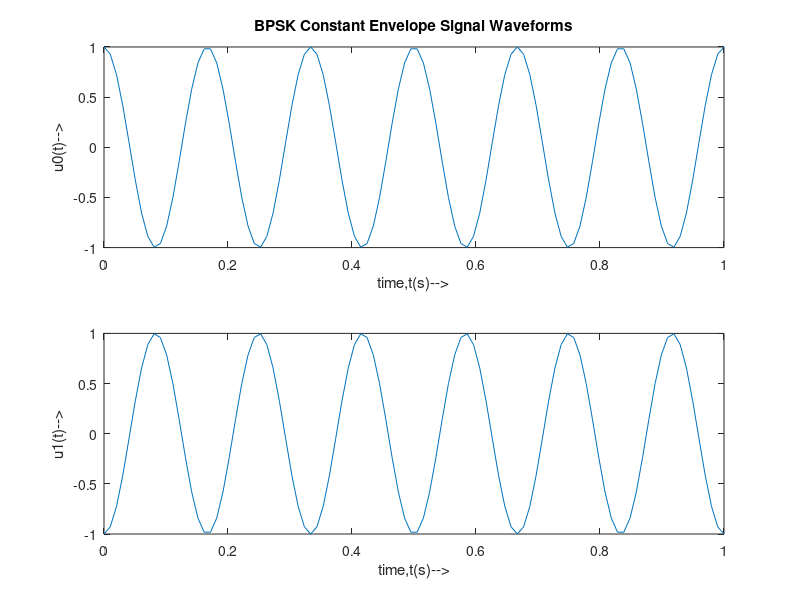

The MATLAB source for this figure: (Note: this script raises an error after producing the figure.)
echo on
T=1;
M=2;
Es=T/2;
fc=6/T;
N=100;
dT=T/(N-1);
t=0:dT:T;
Fs=1000;
u0=sqrt(2*Es/T)*cos(2*pi*fc*t);
u1=sqrt(2*Es/T)*cos(2*pi*fc*t+2*pi/M);
subplot(2,1,1);
plot(t,u0);
title('BPSK Constant Envelope Signal Waveforms');
xlabel('time,t(s)-->');
ylabel('u0(t)-->');
subplot(2,1,2);
plot(t,u1);
xlabel('time,t(s)-->');
ylabel('u1(t)-->');
figure(2);
h = spectrum.welch;
Hpsd= psd(h,u0,'Fs',Fs);
plot(Hpsd);
title('POWER SPECTRAL DENSITY USING WELCH');
xlabel('frequency,f(hz)-->');
ylabel('u0(f) (db/hz)-->');
figure(3);
y=psd(u0);
plot(y);
title('POWER SPECTRAL DENSITY');
xlabel('frequency,f(hz)-->');
ylabel('u0(f) (watts/hz)-->');